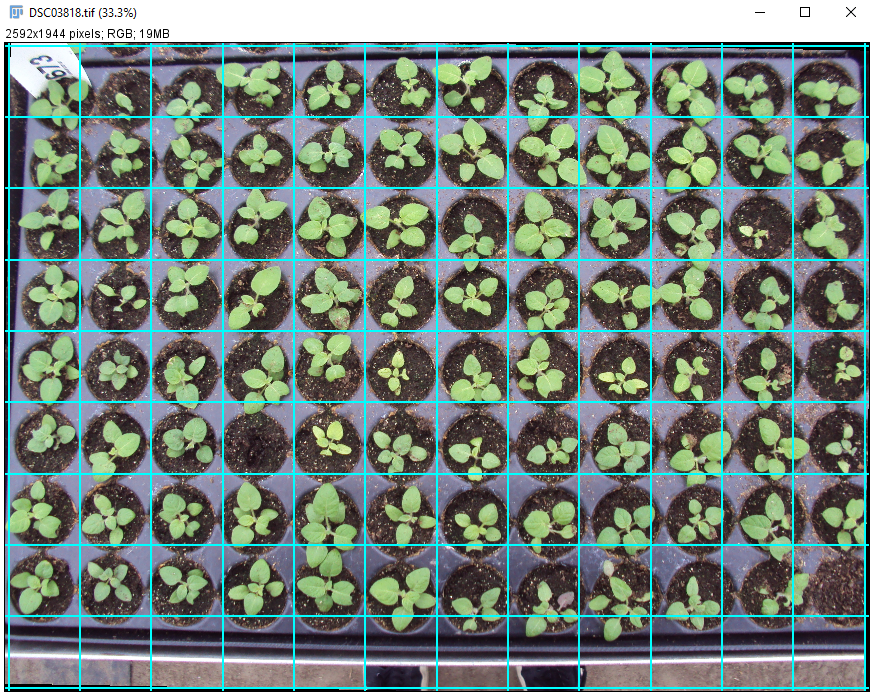
#> input picture Knipsel.PNG, 872 x 693 px, found by its file name
$ python OpenCV.py
#> lines starting #> are read from the running program, lines starting #| are printed output that depends on the picture; after the words box and inside, x2 and y2 are one past the last pixel; in counts of white or black regions, pixels touching at a corner belong together
#> further down, img is the input picture: shape (693, 872, 3); mean B, G, R 120.9, 128.8, 114.4
import cv2
import numpy as np

# Function to update color range parameters using trackbars
def update_range(val):
    global lower_color, upper_color
    lower_color[0] = cv2.getTrackbarPos("Hue Min", "Result")
    lower_color[1] = cv2.getTrackbarPos("Saturation Min", "Result")
    lower_color[2] = cv2.getTrackbarPos("Value Min", "Result")
    upper_color[0] = cv2.getTrackbarPos("Hue Max", "Result")
    upper_color[1] = cv2.getTrackbarPos("Saturation Max", "Result")
    upper_color[2] = cv2.getTrackbarPos("Value Max", "Result")
    update_result()

# Function to update blur parameters using trackbars
def update_blur(val):
    global blur_kernel_size
    blur_kernel_size = cv2.getTrackbarPos("Kernel Size", "Result")
    update_result()

# Function to update the result image based on the latest parameters
def update_result():
    global result, plant_count
    blurred = cv2.GaussianBlur(img, (blur_kernel_size, blur_kernel_size), 0)
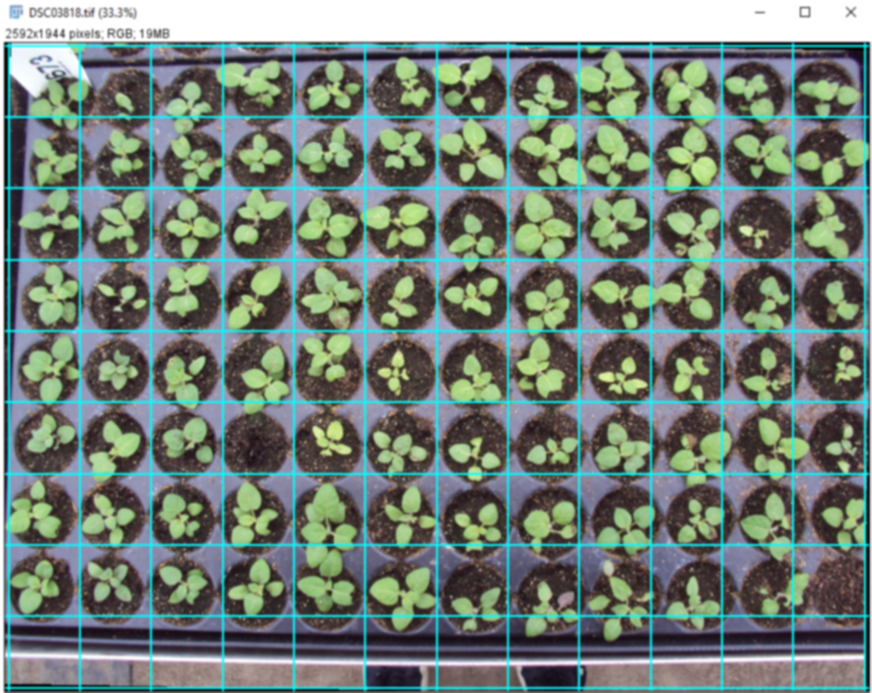
#> blurred: shape (693, 872, 3); mean B, G, R 120.8, 128.7, 114.3
    hsv = cv2.cvtColor(blurred, cv2.COLOR_BGR2HSV)
#> hsv: shape (693, 872, 3); mean H, S, V 70.2, 68, 139.2
    mask = cv2.inRange(hsv, lower_color, upper_color)
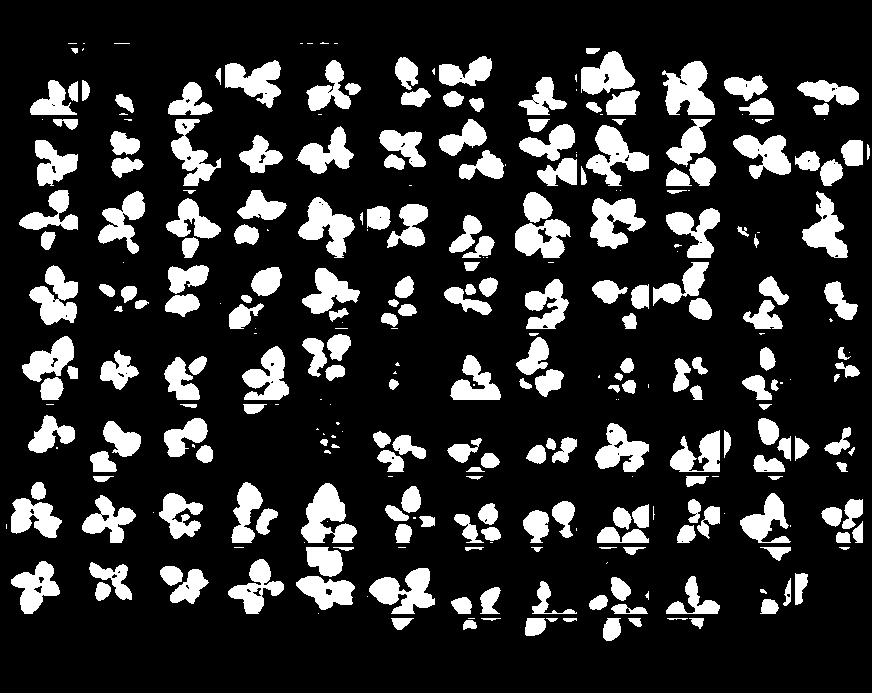
#> mask: shape (693, 872); 18.4% white; 313 white regions (85 under 20 px)
    result = cv2.bitwise_and(img, img, mask=mask)
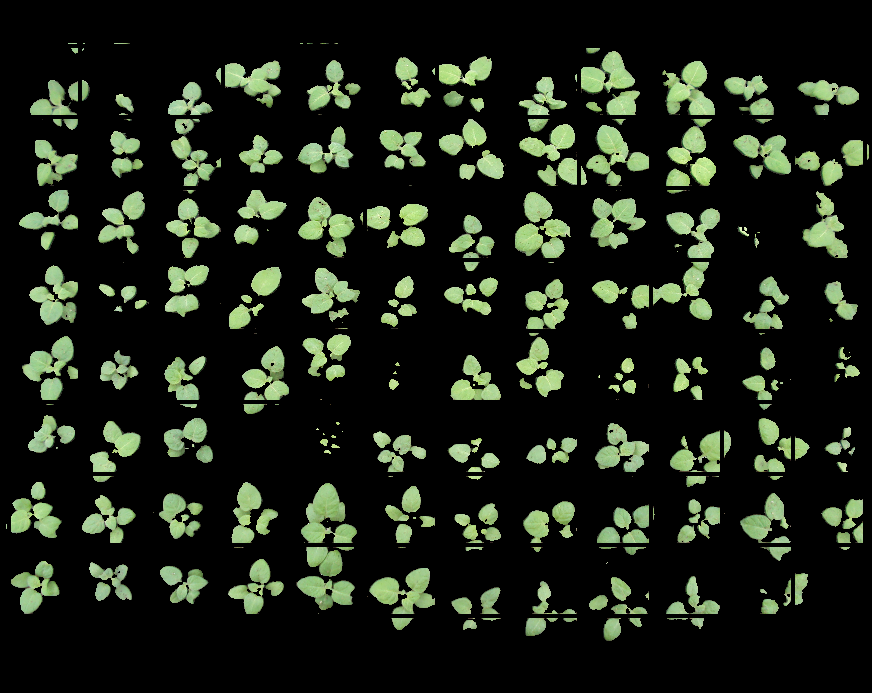
#> result: shape (693, 872, 3); mean B, G, R 23.8, 35.2, 28.6

    # Find contours of plants
    contours, _ = cv2.findContours(mask, cv2.RETR_TREE, cv2.CHAIN_APPROX_SIMPLE)
#> contours = 379 contours, 148 with area under 20; largest, box (x1, y1, x2, y2) and area: (301, 483, 357, 543) 1774, (662, 61, 715, 115) 1701, (586, 125, 649, 186) 1644, (590, 198, 646, 249) 1594, (298, 197, 355, 258) 1580
    plant_count = 0
    for cnt in contours:
        # Filter contours by area to exclude small noise
        area = cv2.contourArea(cnt)
        if area > 1000:
            plant_count += 1
            cv2.drawContours(result, [cnt], -1, (0, 255, 0), 2)
#> this loop made 379 passes
#> area on passes 1, 2, 4, 5, 6, 7, 8, 11, 13, 14, 15, 16: 87, 79, 64.5, 304, 29.5, 20, 294.5, 147, 212, 21.5, 196.5, 241.5
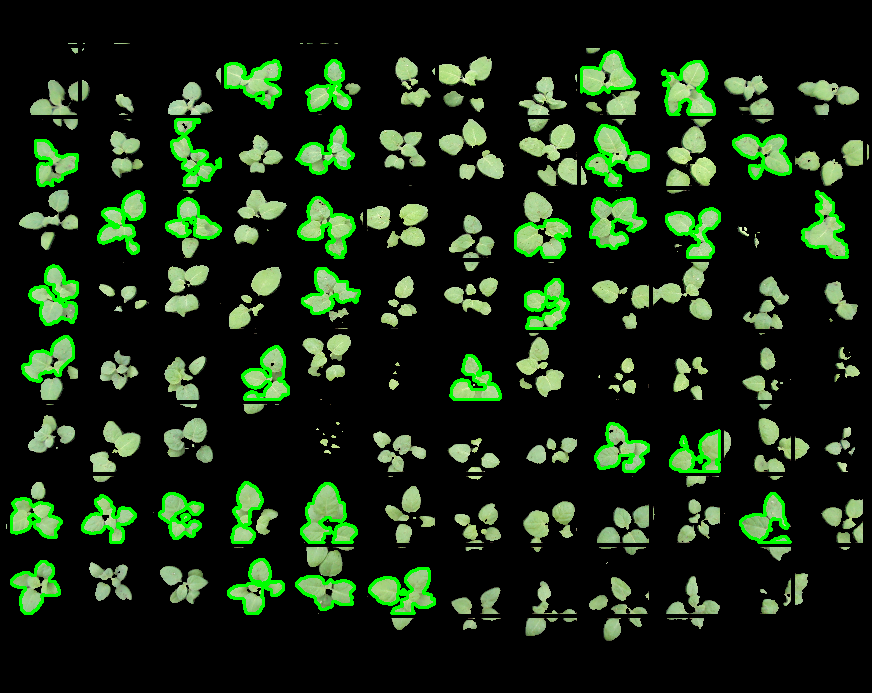
#> result: shape (693, 872, 3); 4.32% of pixels changed, all inside (x1, y1, x2, y2) = (10, 50, 849, 615)
#> after the loop, plant_count = 34

    # Update plant count display
    font = cv2.FONT_HERSHEY_SIMPLEX
#> font = 0
    cv2.putText(result, "Plant count: " + str(plant_count), (10, 30), font, 1, (0, 255, 0), 2)
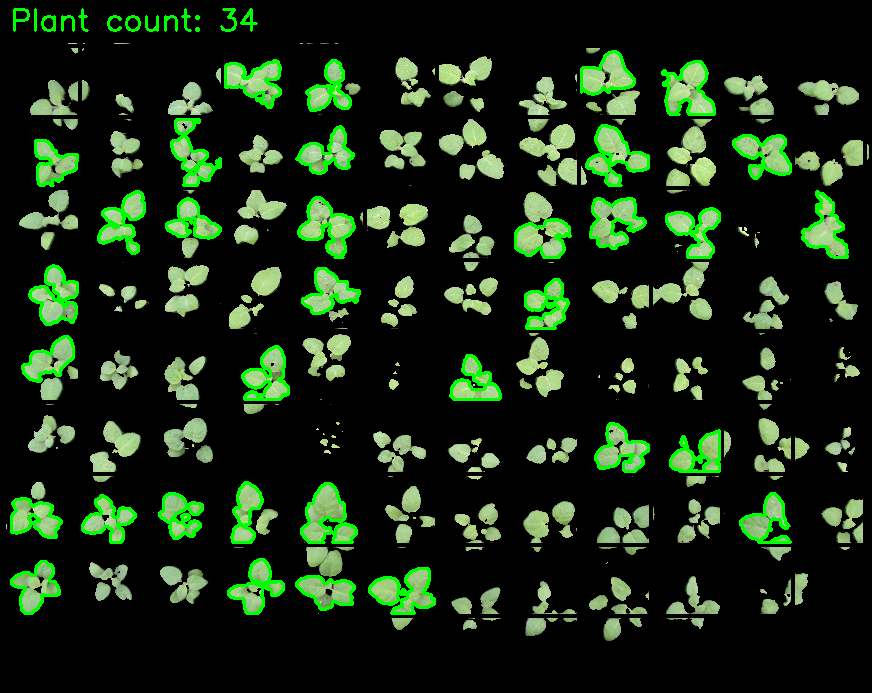
#> result: shape (693, 872, 3); 0.25% of pixels changed, all inside (x1, y1, x2, y2) = (13, 8, 258, 32)

    # Show result image
    cv2.imshow("Result", result)

# Load image
img = cv2.imread("Knipsel.png")

# Initialize color range and blur parameters
lower_color = np.array([40, 40, 40])
upper_color = np.array([70, 255, 255])
blur_kernel_size = 5

# Create trackbars to adjust parameters
cv2.namedWindow("Result",0)
cv2.createTrackbar("Hue Min", "Result", lower_color[0], 180, update_range)
cv2.createTrackbar("Hue Max", "Result", upper_color[0], 180, update_range)
cv2.createTrackbar("Saturation Min", "Result", lower_color[1], 255, update_range)
cv2.createTrackbar("Saturation Max", "Result", upper_color[1], 255, update_range)
cv2.createTrackbar("Value Min", "Result", lower_color[2], 255, update_range)
cv2.createTrackbar("Value Max", "Result", upper_color[2], 255, update_range)
cv2.createTrackbar("Kernel Size", "Result", blur_kernel_size, 50, update_blur)

# Initialize result image and plant count
result = img.copy()
plant_count = 0

# Update result image and plant count
update_result()

# Display original and result images
cv2.imshow("Original", img)
cv2.waitKey(0)
cv2.destroyAllWindows()

$ run again, with image.png copied over Knipsel.PNG
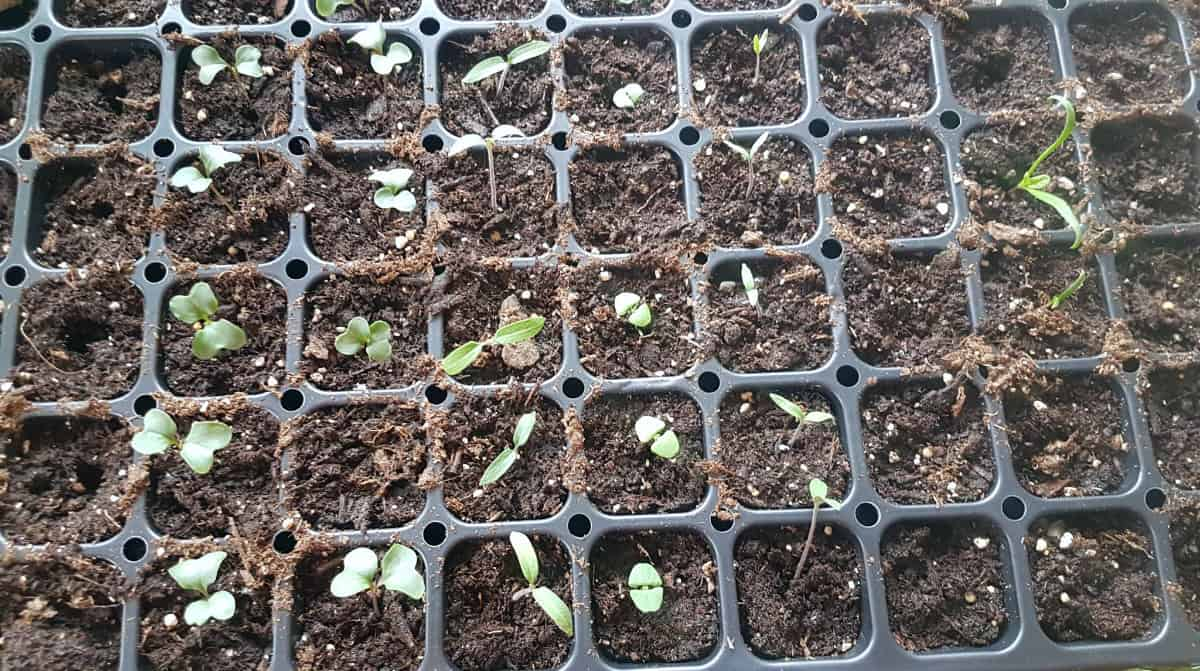
#> input picture image.png, 1200 x 671 px, found by its file name
#> img is the input picture: shape (671, 1200, 3); mean B, G, R 99.1, 101.3, 105.8
#> hsv: shape (671, 1200, 3); mean H, S, V 53.3, 39, 110.4
#> in update_result, `mask = cv2.inRange(hsv, lower_color, upper_color)`:
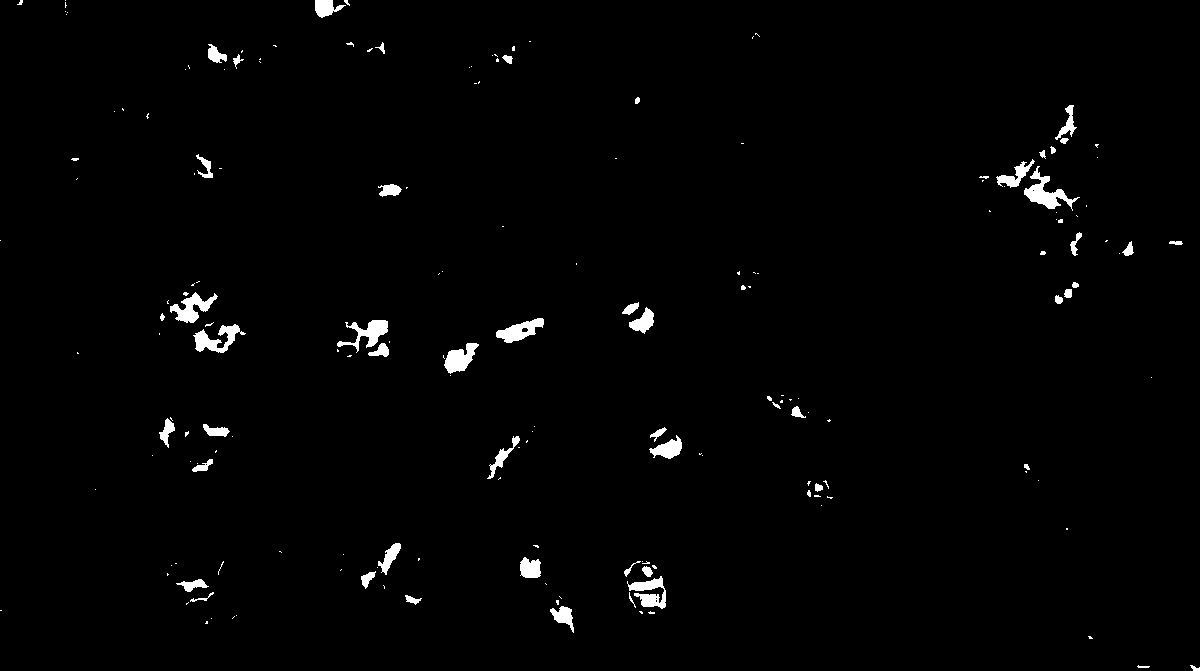
#> mask: shape (671, 1200); 1.4% white; 183 white regions (127 under 20 px)
#> contours = 189 contours, 142 with area under 20; largest, box (x1, y1, x2, y2) and area: (1024, 166, 1080, 211) 688, (193, 324, 246, 353) 566, (496, 318, 544, 343) 562, (170, 292, 218, 323) 562, (337, 320, 388, 353) 544
#> the loop in update_result, `for cnt in contours:` made 189 passes
#> area on passes 1, 11, 15: 22.5, 268, 61.5
#> after the loop in update_result, `for cnt in contours:`: plant_count = 0
#> in update_result, `cv2.putText(result, "Plant count: " + str(plant_count), (10, 30), font..`:
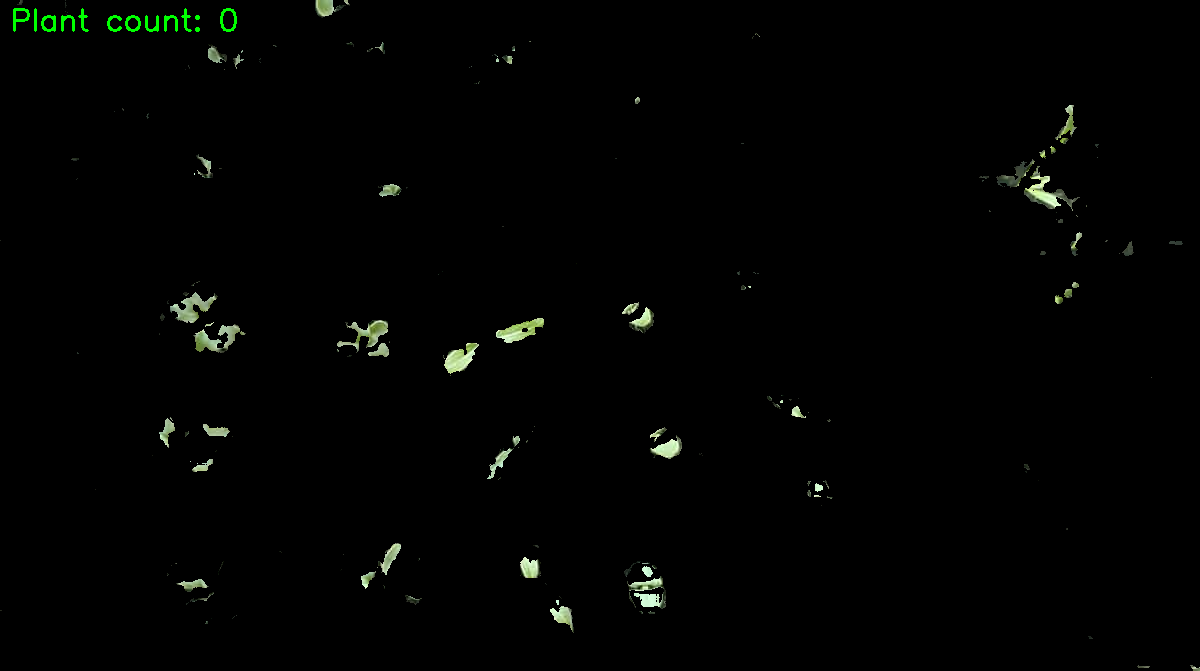
#> result: shape (671, 1200, 3); mean B, G, R 1.7, 2.7, 2
